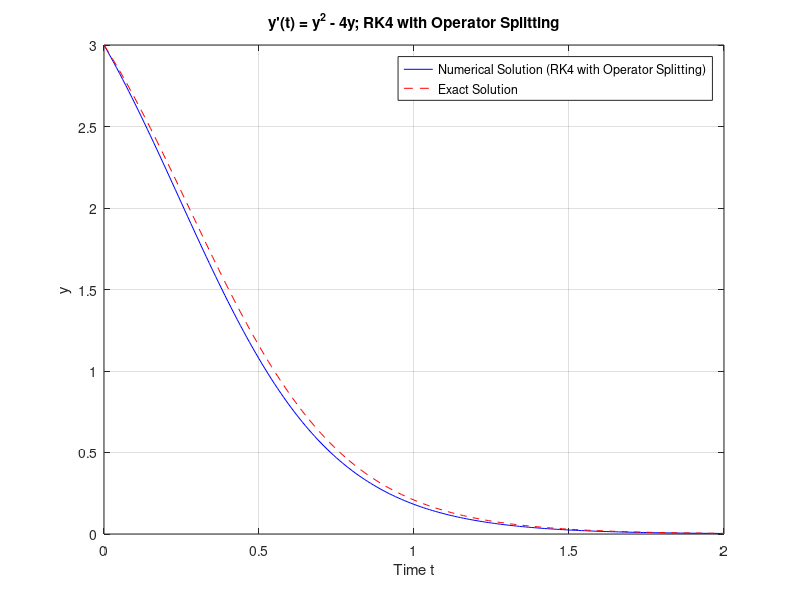

Here is the MATLAB script that generated this plot:



t0 = 0;               
t_end = 2;          
y0 = 3;               
k = 0.01;           
exact_solution = @(t) 12  ./ (exp(4 * t) + 3); 

A = @(y) y^2;     
B = @(y) -4*y; 


t = t0:k:t_end;
y = zeros(size(t));
y(1) = y0;

for n = 1:(length(t)-1)

    yn = y(n) + k * A(y(n));      
    y(n+1) = yn + k * B(yn);   
end


figure;
plot(t, y, 'b-', 'DisplayName', 'Numerical Solution (RK4 with Operator Splitting)');
hold on;
plot(t, exact_solution(t), 'r--', 'DisplayName', 'Exact Solution');
xlabel('Time t');
ylabel('y');
title('y''(t) = y^2 - 4y; RK4 with Operator Splitting');
legend('Location', 'best');
grid on;

error_at_t1 = abs(y(end) - exact_solution(t_end));
disp(['t = 1: ', num2str(error_at_t1)]);
exportgraphics(gcf, "4c_sol.png", 'Resolution', 300);